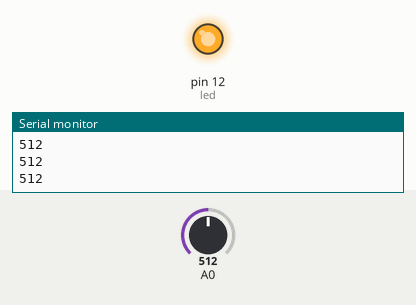
Simulated run of this sketch. Board: Arduino Uno, built with avr-gcc and run on an emulated ATmega328P. Shown: output pins drawn as LEDs (lit = HIGH), the last lines printed to the serial monitor. The test bench sets the inputs (shaded band); at power-on: A0 = 512.

Above: at 1.2 s.
1.3 s: A0 set to 802
2.8 s: A0 set to 823
At 3.3 s:
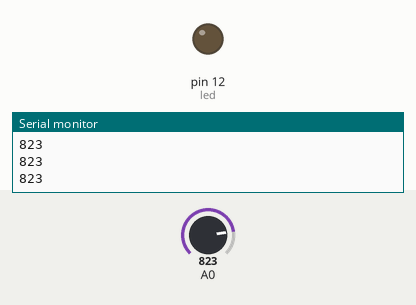
4.3 s: A0 set to 800
At 5.5 s:
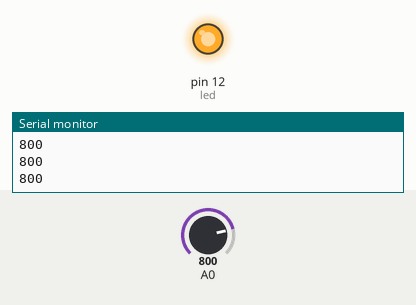
5.8 s: A0 set to 820
At 6.8 s:
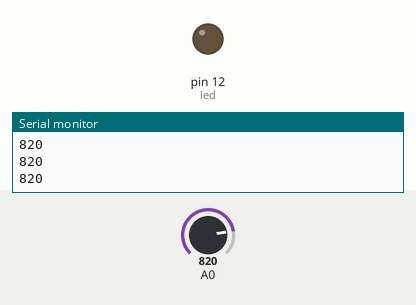
Timing chart, 0 to 8.3 s (numbered marks = the images above; inputs shaded):
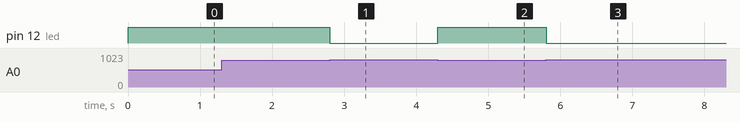

The sketch:

geluidssensorAnalog.ino
```cpp
//Deze code werkt bij een analoge geluidssensor
int sensor_value = 0;
int threshold = 810; //Enter Your threshold value here
int abs_value = 0;
int led = 12; // Bargraph pins

void setup(){
  Serial.begin(9600); // setup serial
  pinMode(led, OUTPUT);
}

void loop(){
sensor_value = analogRead(A0);
  if (threshold > sensor_value){
    digitalWrite(led, HIGH);
  }
// turn off all pins higher than the ledLevel:
  else {
    digitalWrite(led, LOW);
  }
  Serial.println(sensor_value);
}
```

Measured:
- the behaviour switches between 809 and 810 on A0 (found by bisection; images 0 and 1)
- after the input at 2.8 s, pin 12 (led): HIGH → LOW at once
- after the input at 4.3 s, pin 12 (led): LOW → HIGH at once
- after the input at 5.8 s, pin 12 (led): HIGH → LOW at once
